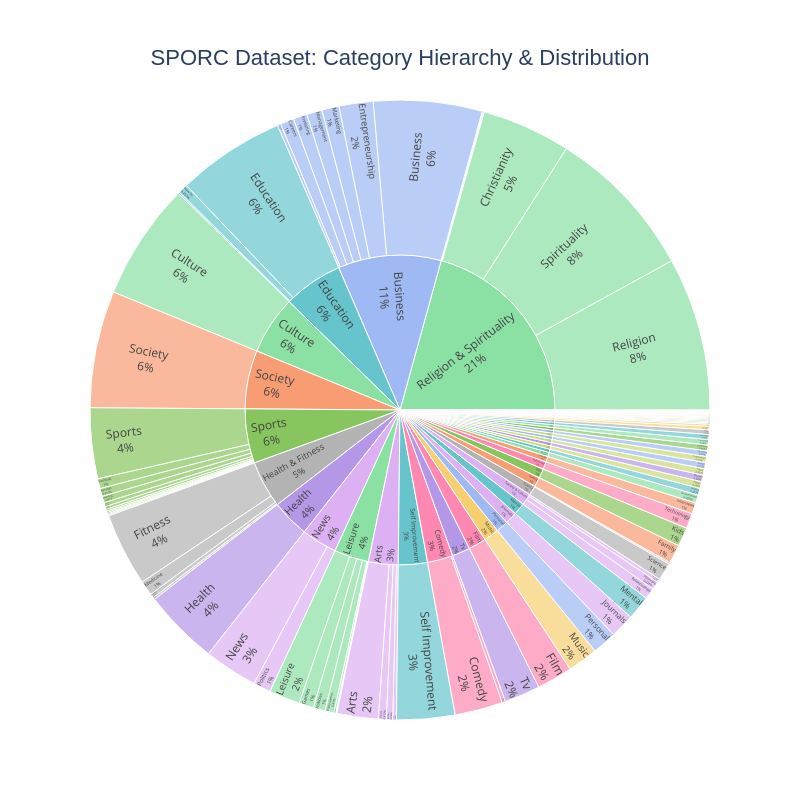

The notebook cell this image was saved under:
### Code cell
# Demonstrate category hierarchy & distribution 
# Note that an episode can have multiple categories
sporc.plot_category_sunburst()

### Figure 1 — Plotly figure (JSON) as saved in the notebook; plotly's stock layout.template omitted (floating-point values rounded to 4 significant figures; data arrays with more than 128 entries replaced by an {"elided": "..."} marker saying what was removed)
{"data": [{"branchvalues": "total", "customdata": {"elided": "149x1 str values"}, "domain": {"x": [0, 1], "y": [0, 1]}, "hovertemplate": "labels=%{label}<br>count=%{value}<br>parent=%{parent}<br>id=%{id}<br>main_category=%{customdata[0]}<extra></extra>", "ids": {"elided": "149 str values"}, "insidetextorientation": "radial", "labels": {"elided": "149 str values"}, "marker": {"colors": {"elided": "149 str values"}}, "name": "", "parents": {"elided": "149 str values"}, "textinfo": "label+percent entry", "type": "sunburst", "values": {"elided": "149 float values"}}], "layout": {"height": 800, "legend": {"tracegroupgap": 0}, "sunburstcolorway": ["rgb(102, 197, 204)", "rgb(246, 207, 113)", "rgb(248, 156, 116)", "rgb(220, 176, 242)", "rgb(135, 197, 95)", "rgb(158, 185, 243)", "rgb(254, 136, 177)", "rgb(201, 219, 116)", "rgb(139, 224, 164)", "rgb(180, 151, 231)", "rgb(179, 179, 179)"], "title": {"font": {"family": "Arial", "size": 22}, "text": "SPORC Dataset: Category Hierarchy & Distribution", "x": 0.5, "xanchor": "center", "yanchor": "top"}, "width": 800}}
